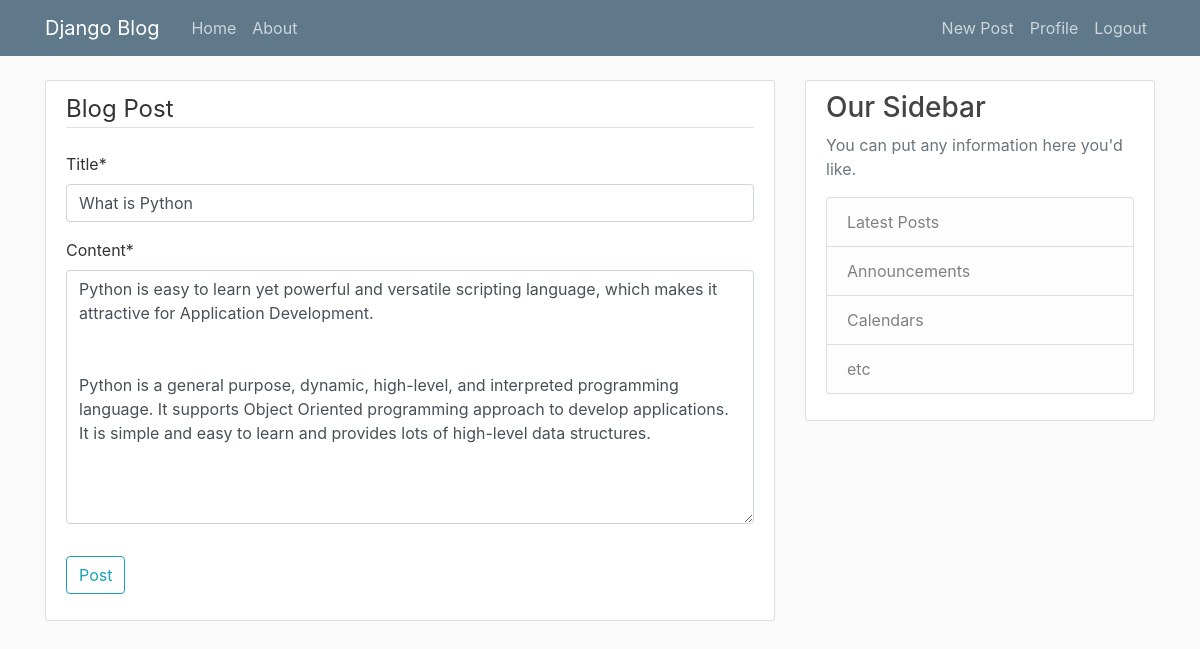
Page /post/2/update/ (signed in) on the committed database.
### blog/models.py (models this page shows, shortened)
class Post(models.Model):
    title = models.CharField(max_length=100)
    content = models.TextField()
    date_posted = models.DateTimeField(default=timezone.now)
    author = models.ForeignKey(User, on_delete=models.CASCADE)

### blog/views.py (the view, shortened to what this page needs)
# urls.py: path('post/<int:pk>/update/', PostUpdateView.as_view(), name='post-update'),
class PostUpdateView(LoginRequiredMixin, UserPassesTestMixin, UpdateView):
    model = Post
    fields = ['title', 'content']
    def test_func(self):
        post = self.get_object()
        if self.request.user == post.author:
            return True
        return False

### blog/templates/blog/post_form.html (shortened to what this page needs)
{% extends "blog/base.html" %}
{% load crispy_forms_tags %}
{% block content %}
    <div class="content-section">
        <form method="POST">
            <fieldset class="form-group">
                <legend class="border-bottom mb-4">Blog Post</legend>
                {{ form|crispy }}
            </fieldset>
            <div class="form-group">
                <button class="btn btn-outline-info" type="submit">Post</button>
            </div>
        </form>
    </div>
{% endblock content %}

### blog/static/blog/main.css (style rules this page uses)
body { background: #fafafa; color: #333333; margin-top: 5rem; }
.content-section { background: #ffffff; padding: 10px 20px; border: 1px solid #dddddd; border-radius: 3px; margin-bottom: 20px; }

### rows in the picture
Post: title "What is Python", content "Python is easy to learn yet powerful and versatile scripting language, which makes it attractive for Application Development. Python is a general purpose, dynamic, high-level, and interpreted programming language. It supports Object Oriented programming approach to develop applications. It is simple and easy to learn and provides lots of high-level data structures."
